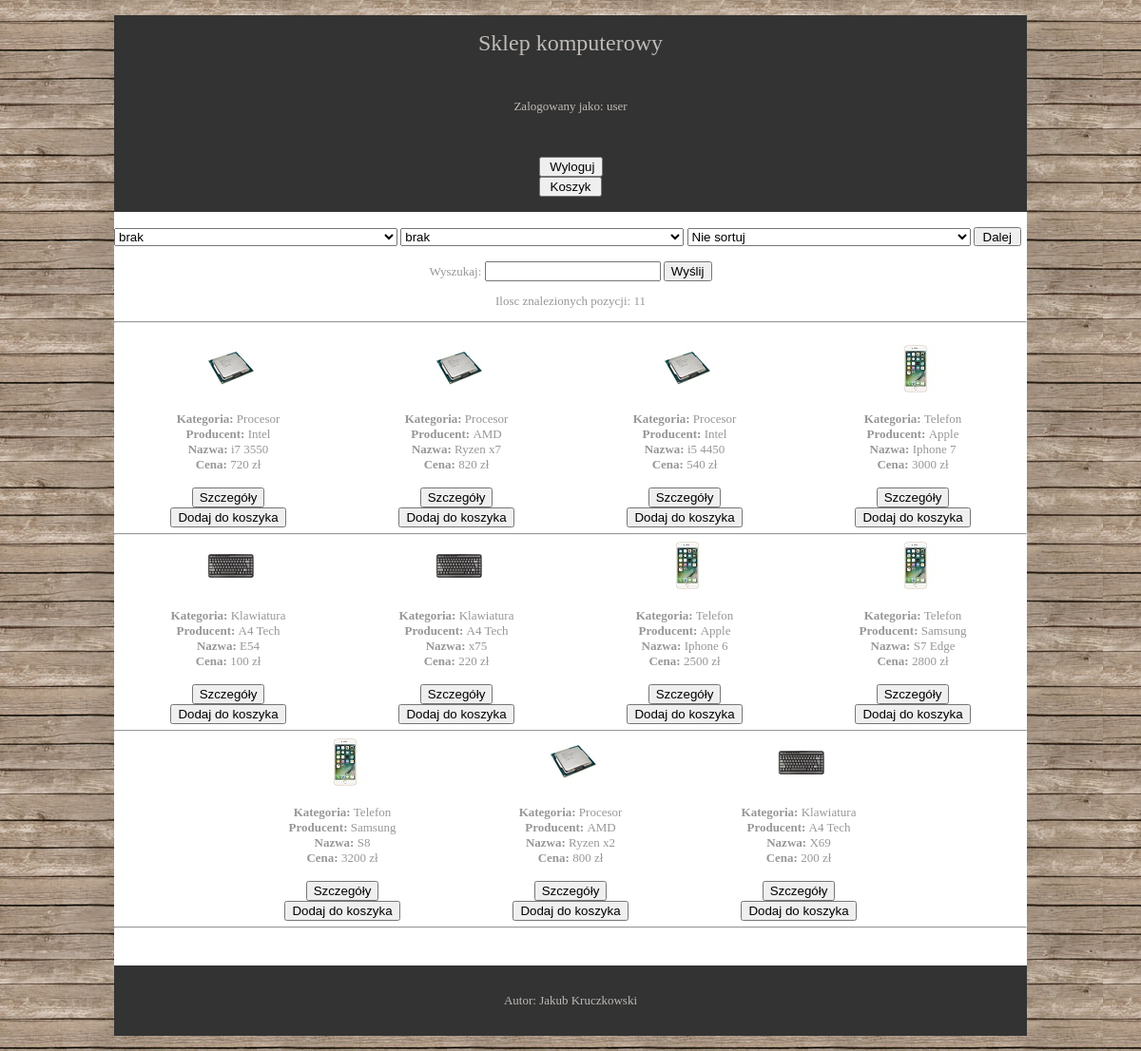
Page /index.php (signed in) on the committed database.
### tables this page shows
CREATE TABLE `produkt` (
  `ID` smallint(6) NOT NULL,
  `Producent_ID` smallint(6) NOT NULL,
  `Nazwa` text NOT NULL,
  `Kategoria` text NOT NULL,
  `Cena` double NOT NULL,
  `Opis` text NOT NULL,
  `Zdjecie` text NOT NULL
);

CREATE TABLE `producent` (
  `ID` smallint(6) NOT NULL,
  `Nazwa` text NOT NULL,
  `Adres` text NOT NULL
);

### index.php (the view, shortened to what this page needs)
<!DOCTYPE html>
<html lang="en" dir="ltr">
<head>
	<link rel="stylesheet" href="style.css" type="text/css">
</head>
<body>
<br>
<div class="wrapper cz1">
	<header id="header" class="clear">
	<br><h1>Sklep komputerowy</h1><br>
	</header>
<?php
if (@$_SESSION['logowanie'] == 'zalogowano') {
echo "<br><div class='logowanie'>";
echo "<p> Zalogowany jako: ".$_SESSION['user']."</p>";
echo "<form method='post' action='wyloguj.php'><br><br>";
echo "<input class='input-btn' type='submit' name='wyloguj' value=' Wyloguj'><br>";
echo "</form>";
echo "<form method='post' action='koszyk.php'>";
echo "<input class='input-btn' type='submit' name='do_koszyka' value=' Koszyk '>";
echo "</form>";
echo "</div><br>";
}
?>
</div>
<div class="wrapper cz2"><br>
<?php
$polaczenie = mysql_pconnect("localhost", "root", "") or die ("Nie mozna polaczyc sie z serwerem");
		if(isset($_POST["cena"])) {
		$c1 = $_POST["kategoria"];
		$c2 = $_POST["producent"];
		$c3 = $_POST["cena"];
		}
		else {
		$c1 = null;
		$c2 = null;
		$c3 = null;
		}
?>
<form action="index.php" method="post" style="text-align: left">
<select name="kategoria" style="width: 298px">
	<option>brak</option>
</select>
<select name="producent" style="width: 298px">
    <option>brak</option>
</select>
<select value="malejaco" name="cena" style="width: 298px">
    <option <?php if($c3 == "Nie sortuj") echo "selected"?>>Nie sortuj</option>
</select>
<input type="submit" value="Dalej" style="width: 50px; height:20px;"/>
</form>
 <form action="index2.php" method="GET"><br>
  Wyszukaj: <input type=text name="imie"/>
  <input type=submit value="Wyślij"/>
  </form>
<?php
$zapytanie = "select produkt.ID, producent.Nazwa, produkt.Nazwa, Kategoria, Opis, Cena, Zdjecie from produkt INNER JOIN producent ON produkt.Producent_ID = producent.ID ";
?>
<?php
if($_POST)
{
$zapytanie = "select produkt.ID, producent.Nazwa, produkt.Nazwa, Kategoria, Opis, Cena, Zdjecie from produkt INNER JOIN producent ON produkt.Producent_ID = producent.ID ";
if ($c1 != "brak" || $c2 != "brak") {
        $zapytanie = $zapytanie . " where ";
    }
if ($c1 != "brak") {
        $zapytanie = $zapytanie ."Kategoria ='" . $c1 . "'";
    }
    if ($c1 != "brak" && $c2 != "brak") {
        $zapytanie = $zapytanie . " and ";
    }
    if ($c2 != "brak") {
        $zapytanie = $zapytanie ."Producent_ID =" .$c2;
    }
    if($c3 != "Nie sortuj"){
        if ($c3 == "rosnaco") {
            $zapytanie = $zapytanie ." ORDER BY Cena";
        } else {
            $zapytanie = $zapytanie ." ORDER BY Cena DESC";
        }
    }
}
else{
$zapytanie = "select produkt.ID, producent.Nazwa, produkt.Nazwa, Kategoria, Opis, Cena, Zdjecie from produkt INNER JOIN producent ON produkt.Producent_ID = producent.ID ORDER BY produkt.ID";
}
$wynik=mysql_query($zapytanie, $polaczenie) or die(mysql_error());
$ile_znalezionych=mysql_num_rows($wynik);
echo '<p>Ilosc znalezionych pozycji: '.$ile_znalezionych.'</p><hr><br>';
$div = 0;
for ($i = 0; $i < $ile_znalezionych; $i++)
{
    $dane = mysql_fetch_array($wynik);
echo '<div style="width: 25%; display:inline-block;">';
    for ($j = 0; $j < 7; $j++)
    {
        if ($j==0)
			echo '<div class="row"><div class="column"><img src="'.$dane[6].'" onclick="openModal();currentSlide(1)" class="hover-shadow cursor"></div></div><br>';
        if ($j==2)
            echo "<b>Producent: </b>".$dane[1]."<br />";
        if ($j==3)
            echo "<b>Nazwa: </b>".$dane[2]."<br />";
        if ($j==1)
            echo "<b>Kategoria: </b>".$dane[3]."<br/>";
        if ($j==5)
            echo "<b>Cena: </b>".$dane[5]." zł<br />";
    }
	echo'<br>';
  echo '<form action="szczegoly.php" method="post" style="text-align: left">';
  echo  '<input type="submit" value="Szczegóły" style="margin : 0 auto; display: block;"/>';
  echo "</form>";
	if(@$_SESSION['logowanie']=='zalogowano'){
	echo '<form method="get" action=""><input type="submit" name="dodaj_kosz'.$dane[0].'" value="Dodaj do koszyka" /></form>';
	}
  echo '</div>';
  if ($div > 2)
  {
  echo "<hr>";
  $div = 0;
  }
  else {
   $div = $div +1;
  }
}
echo "<hr>";
?>
<br>
<br>
</div>
<div class="wrapper cz1">
  <footer id="stopka" class="clear">
    <br><p>Autor: Jakub Kruczkowski</p><br>
  </footer>
</div>
<br>
</body>
</html>

### style.css (style rules this page uses)
body { margin:0; padding:0; font-size:13px; font-family:Georgia, "Times New Roman", Times, serif; background-image: url("bg1.jpg"); }
div.wrapper { display:block; margin:0 auto; width:960px; text-align:center; }
.cz1 { color:#C0BAB6; background-color:#333333; }
.cz2 { color:#979797; background-color:#FFFFFF; }
#header, #container, #footer { display:block; width:960px; }
h1, h2, h3, h4, h5, h6 { margin:0; padding:0; font-size:24px; font-weight:normal; font-style:normal; line-height:normal; }
* { box-sizing: border-box; }
.row > .column { padding: 0 8px; }
.row:after { content: ""; display: table; clear: both; }
.column { margin: 0 auto; width: 25%; }
img.hover-shadow { transition: 0.3s }

### rows in the picture
produkt: Zdjecie (picture), Kategoria "Procesor", Producent_ID.Nazwa "Intel", Nazwa "i7 3550", Cena "720"
produkt: Zdjecie (picture), Kategoria "Procesor", Producent_ID.Nazwa "AMD", Nazwa "Ryzen x7", Cena "820"
produkt: Zdjecie (picture), Kategoria "Procesor", Producent_ID.Nazwa "Intel", Nazwa "i5 4450", Cena "540"
produkt: Zdjecie (picture), Kategoria "Telefon", Producent_ID.Nazwa "Apple", Nazwa "Iphone 7", Cena "3000"
produkt: Zdjecie (picture), Kategoria "Klawiatura", Producent_ID.Nazwa "A4 Tech", Nazwa "E54", Cena "100"
produkt: Zdjecie (picture), Kategoria "Klawiatura", Producent_ID.Nazwa "A4 Tech", Nazwa "x75", Cena "220"
produkt: Zdjecie (picture), Kategoria "Telefon", Producent_ID.Nazwa "Apple", Nazwa "Iphone 6", Cena "2500"
produkt: Zdjecie (picture), Kategoria "Telefon", Producent_ID.Nazwa "Samsung", Nazwa "S7 Edge", Cena "2800"
produkt: Zdjecie (picture), Kategoria "Telefon", Producent_ID.Nazwa "Samsung", Nazwa "S8", Cena "3200"
produkt: Zdjecie (picture), Kategoria "Procesor", Producent_ID.Nazwa "AMD", Nazwa "Ryzen x2", Cena "800"
produkt: Zdjecie (picture), Kategoria "Klawiatura", Producent_ID.Nazwa "A4 Tech", Nazwa "X69", Cena "200"

### other values in the picture
$_SESSION['user'] "user"
$ile_znalezionych "11"
